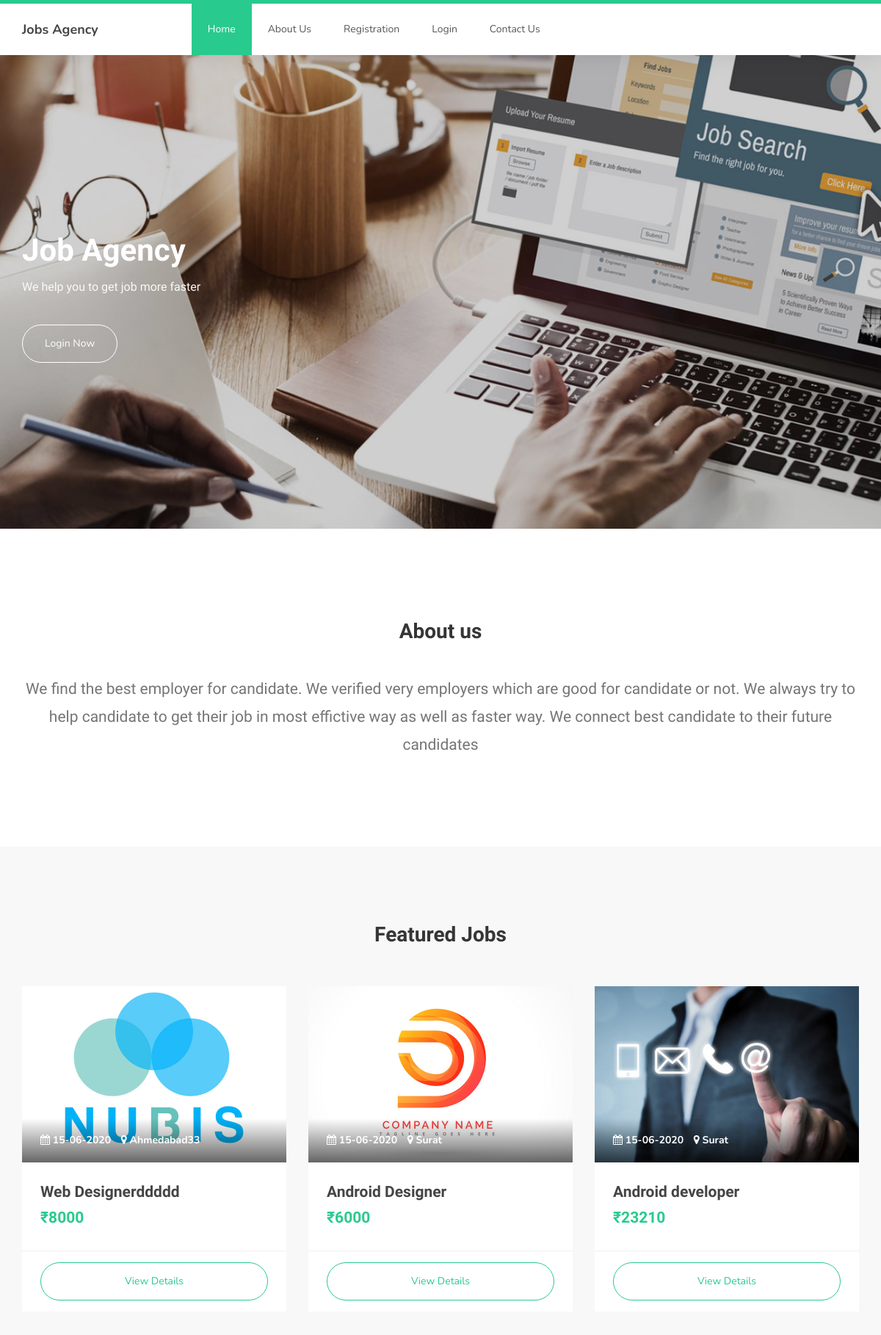
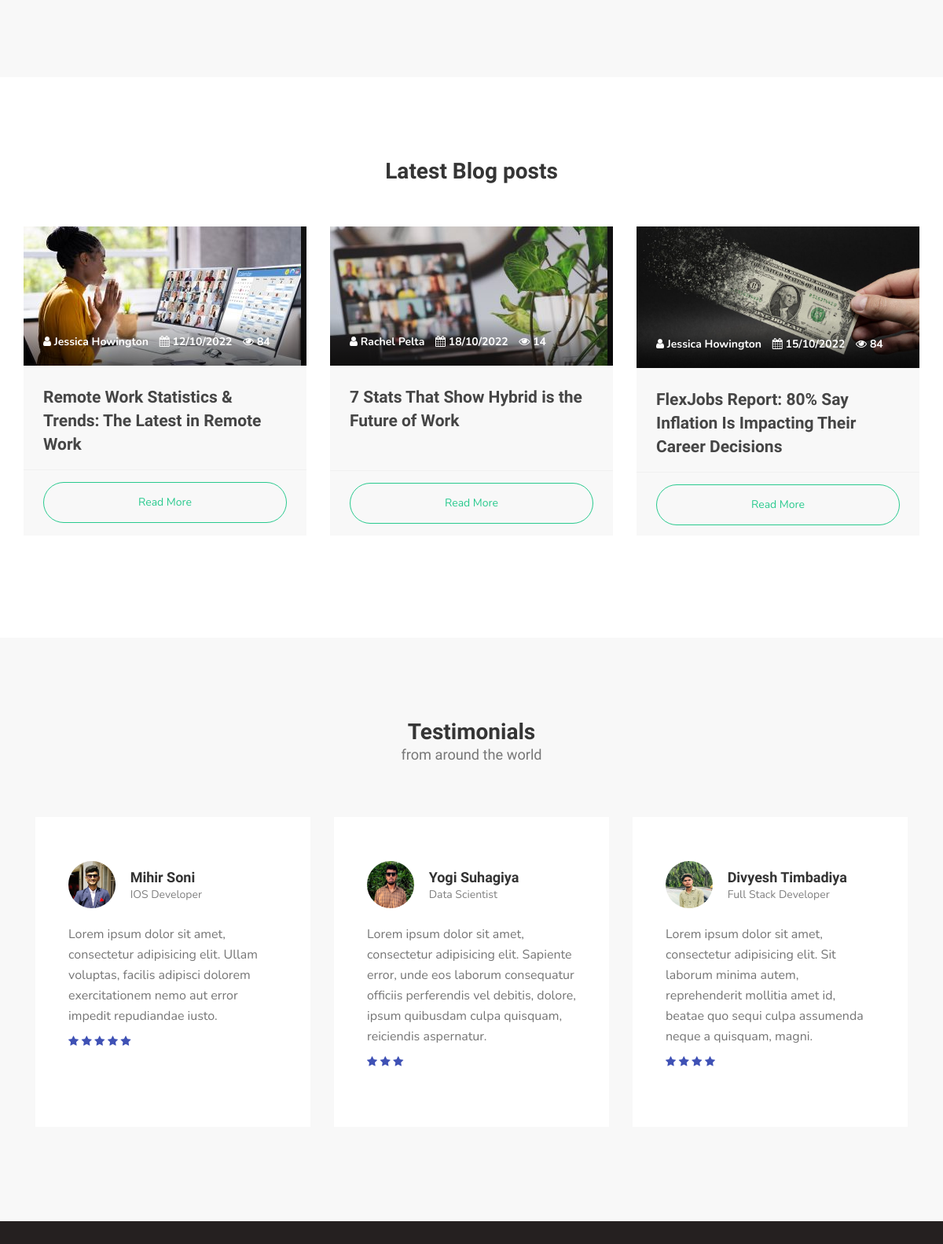
The page / (upper part) on the database its author committed (2 pictures, top to bottom).
### tables this page shows
CREATE TABLE `jobs` (
  `id` int(11) NOT NULL,
  `company_name` varchar(255) NOT NULL,
  `company_photo` varchar(255) NOT NULL,
  `position` varchar(255) NOT NULL,
  `location` varchar(255) NOT NULL,
  `job_post` varchar(255) NOT NULL,
  `skills` varchar(255) NOT NULL,
  `descriprition` text NOT NULL,
  `time` varchar(255) NOT NULL,
  `salary` varchar(255) NOT NULL,
  `employer_id` int(11) NOT NULL,
  `step` int(11) NOT NULL,
  `at_create` date NOT NULL
);

### index.php (the view, shortened to what this page needs)
<!DOCTYPE html>
<html lang="en">
<head>
     <link rel="stylesheet" href="css/bootstrap.min.css">
     <link rel="stylesheet" href="css/font-awesome.min.css">
     <link rel="stylesheet" href="css/owl.carousel.css">
     <link rel="stylesheet" href="css/owl.theme.default.min.css">
     <link rel="stylesheet" href="css/style.css">
</head>
<body id="top" data-spy="scroll" data-target=".navbar-collapse" data-offset="50">
     <section class="navbar custom-navbar navbar-fixed-top" role="navigation">
          <div class="container">
               <div class="navbar-header">
                    <a href="#" class="navbar-brand">Jobs Agency</a>
               </div>
               <div class="collapse navbar-collapse">
                    <ul class="nav navbar-nav navbar-nav-first">
                         <li class="active"><a href="index.php">Home</a></li>
                         <li><a href="about-us.php">About Us</a></li>
                         <li><a href="Registration.php">Registration</a></li>
                         <li><a href="Login.php">Login</a></li>
                         <li><a href="contact.php">Contact Us</a></li>
                    </ul>
               </div>
          </div>
     </section>
     <section id="home">
          <div class="row">
               <div class="owl-carousel owl-theme home-slider">
                    <div class="item item-first">
                         <div class="caption">
                              <div class="container">
                                   <div class="col-md-6 col-sm-12">
                                        <h1>Job Agency</h1>
                                        <h3>We help you to get job more faster</h3>
                                        <a href="login.php" class="section-btn btn btn-default">Login Now</a>
                                   </div>
                              </div>
                         </div>
                    </div>
               </div>
          </div>
     </section>
     <main>
          <section>
               <div class="container">
                    <div class="row">
                         <div class="col-md-12 col-sm-12">
                              <div class="text-center">
                                   <h2>About us</h2>
                                   <br>
                                   <p class="lead">We find the best employer for candidate. We verified very employers which are good for candidate or not. We always try to help candidate to get their job in most effictive way as well as faster way. We connect best candidate to their future candidates</p>
                              </div>
                         </div>
                    </div>
               </div>
          </section>
<section>
               <div class="container">
               <div class="col-md-12 col-sm-12">
                              <div class="section-title text-center">
                                   <h2>Featured Jobs</h2>
                              </div>
                         </div>
                    <div class="row">
                    <?php
                                   include 'config.php';
						     $str="select * from `jobs` where `step`=6 limit 3";
						     $result = mysqli_query($con,$str);
						     while($r = mysqli_fetch_array($result)){
                                        $b = $r['company_photo'];
                                        $d = $r['location'];
                                        $e = $r['job_post'];
                                        $h = $r['salary'];
                              ?>
                                   <div class="col-lg-4 col-md-4 col-sm-9">
                                        <div class="courses-thumb courses-thumb-secondary">
                                             <div class="courses-top">
                                                  <div class="courses-image">
                                                       <img src="<?php echo $b ?>" class="img-responsive" alt="">
                                                  </div>
                                                  <div class="courses-date">
                                                       <span title="Posted on"><i class="fa fa-calendar"></i> 15-06-2020</span>
                                                       <span title="Location"><i class="fa fa-map-marker"></i> <?php echo $d?></span>
                                                  </div>
                                             </div>
                                             <div class="courses-detail">
                                                  <h3><?php echo $e?></h3>
                                                  <p class="lead"><strong>₹<?php echo $h?></strong></p>
                                             </div>
                                             <div class="courses-info">
                                                  <form action="job-details.php" method="post">
                                                       <input type="submit" class="section-btn btn-primary btn-block" value="View Details" name="submitjb">
                                                  </form>
                                             </div>
                                        </div>
                                   </div>
                              <?php
			          	     }
                              ?>
                    </div>
               </div>
          </section>
          <section>
               <div class="container">
                    <div class="row">
                         <div class="col-md-12 col-sm-12">
                              <div class="section-title text-center">
                                   <h2>Latest Blog posts</h2>
                              </div>
                         </div>
                         <div class="col-md-4 col-sm-4">
                              <div class="courses-thumb courses-thumb-secondary" style="height:393px;">
                                   <div class="courses-top">
                                        <div class="courses-image">
                                             <img src="images/blog-1.jpg" class="img-responsive" alt="">
                                        </div>
                                        <div class="courses-date">
                                             <span title="Author"><i class="fa fa-user"></i> Jessica Howington</span>
                                             <span title="Date"><i class="fa fa-calendar"></i> 12/10/2022</span>
                                             <span title="Views"><i class="fa fa-eye"></i> 84</span>
                                        </div>
                                   </div>
                                   <div class="courses-detail">
                                        <h3><a href="https://www.flexjobs.com/blog/post/remote-work-statistics/">Remote Work Statistics & Trends: The Latest in Remote Work</a></h3>
                                   </div>
                                   <div class="courses-info">
                                        <a href="https://www.flexjobs.com/blog/post/remote-work-statistics/" class="section-btn btn btn-primary btn-block">Read More</a>
                                   </div>
                              </div>
                         </div>
                         <div class="col-md-4 col-sm-4">
                              <div class="courses-thumb courses-thumb-secondary" style="height:393px;">
                                   <div class="courses-top">
                                        <div class="courses-image">
                                             <img src="images/blog-3.jpg" class="img-responsive" alt="">
                                        </div>
                                        <div class="courses-date">
                                             <span title="Author"><i class="fa fa-user"></i> Rachel Pelta</span>
                                             <span title="Date"><i class="fa fa-calendar"></i> 18/10/2022</span>
                                             <span title="Views"><i class="fa fa-eye"></i> 14</span>
                                        </div>
                                   </div>
                                   <div class="courses-detail">
                                        <h3><a href="https://www.flexjobs.com/blog/post/7-stats-show-hybrid-future-of-work/">7 Stats That Show Hybrid is the Future of Work</a></h3>
                                   </div>
                                   <div class="courses-info" style="margin-top:31px;">
                                        <a href="https://www.flexjobs.com/blog/post/7-stats-show-hybrid-future-of-work/" class="section-btn btn btn-primary btn-block">Read More</a>
                                   </div>
                              </div>
                         </div>
                         <div class="col-md-4 col-sm-4">
                              <div class="courses-thumb courses-thumb-secondary" style="height:393px;">
                                   <div class="courses-top">
                                        <div class="courses-image">
                                             <img src="images/blog-2.jpg" class="img-responsive" alt="">
                                        </div>
                                        <div class="courses-date">
                                             <span title="Author"><i class="fa fa-user"></i> Jessica Howington</span>
                                             <span title="Date"><i class="fa fa-calendar"></i> 15/10/2022</span>
                                             <span title="Views"><i class="fa fa-eye"></i> 84</span>
                                        </div>
                                   </div>
                                   <div class="courses-detail">
                                        <h3><a href="https://www.flexjobs.com/blog/post/inflation-impacting-career-decisions/">FlexJobs Report: 80% Say Inflation Is Impacting Their Career Decisions</a></h3>
                                   </div>
                                   <div class="courses-info">
                                        <a href="https://www.flexjobs.com/blog/post/inflation-impacting-career-decisions/" class="section-btn btn btn-primary btn-block">Read More</a>
                                   </div>
                              </div>
                         </div>
                    </div>
               </div>
          </section>
          <section id="testimonial">
               <div class="container">
                    <div class="row">
                         <div class="col-md-12 col-sm-12">
                              <div class="section-title text-center">
                                   <h2>Testimonials <small>from around the world</small></h2>
                              </div>
                              <div class="owl-carousel owl-theme owl-client">
                                   <div class="col-md-4 col-sm-4">
                                        <div class="item" style="height: 394px;">
                                             <div class="tst-image">
                                                  <img src="images/mihir.jpg" class="img-responsive" alt="">
                                             </div>
                                             <div class="tst-author">
                                                  <h4>Mihir Soni</h4>
                                                  <span>IOS Developer</span>
                                             </div>
                                             <p>Lorem ipsum dolor sit amet, consectetur adipisicing elit. Ullam voluptas, facilis adipisci dolorem exercitationem nemo aut error impedit repudiandae iusto.</p>
                                             <div class="tst-rating">
                                                  <i class="fa fa-star"></i>
                                                  <i class="fa fa-star"></i>
                                                  <i class="fa fa-star"></i>
                                                  <i class="fa fa-star"></i>
                                                  <i class="fa fa-star"></i>
                                             </div>
                                        </div>
                                   </div>
                                   <div class="col-md-4 col-sm-4">
                                        <div class="item" style="height: 394px;">
                                             <div class="tst-image">
                                                  <img src="images/yogi.jpg" class="img-responsive" alt="">
                                             </div>
                                             <div class="tst-author">
                                                  <h4>Yogi Suhagiya</h4>
                                                  <span>Data Scientist</span>
                                             </div>
                                             <p>Lorem ipsum dolor sit amet, consectetur adipisicing elit. Sapiente error, unde eos laborum consequatur officiis perferendis vel debitis, dolore, ipsum quibusdam culpa quisquam, reiciendis aspernatur.</p>
                                             <div class="tst-rating">
                                                  <i class="fa fa-star"></i>
                                                  <i class="fa fa-star"></i>
                                                  <i class="fa fa-star"></i>
                                             </div>
                                        </div>
                                   </div>
                                   <div class="col-md-4 col-sm-4">
                                        <div class="item" style="height: 394px;">
                                             <div class="tst-image">
                                                  <img src="images/divyesh.jpg" class="img-responsive" alt="">
                                             </div>
                                             <div class="tst-author">
                                                  <h4>Divyesh Timbadiya</h4>
                                                  <span>Full Stack Developer</span>
                                             </div>
                                             <p>Lorem ipsum dolor sit amet, consectetur adipisicing elit. Sit laborum minima autem, reprehenderit mollitia amet id, beatae quo sequi culpa assumenda neque a quisquam, magni.</p>
                                             <div class="tst-rating">
                                                  <i class="fa fa-star"></i>
                                                  <i class="fa fa-star"></i>
                                                  <i class="fa fa-star"></i>
                                                  <i class="fa fa-star"></i>
                                             </div>
                                        </div>
                                   </div>
                              </div>
                        </div>
                    </div>
               </div>
          </section>
     </main>
<footer id="footer">
     </footer>
</body>
</html>

### rows shown on the page
jobs: company_photo (picture), location "Ahmedabad33", job_post "Web Designerddddd", salary "8000"
jobs: company_photo (picture), location "Surat", job_post "Android Designer", salary "6000"
jobs: company_photo (picture), location "Surat", job_post "Android developer", salary "23210"
